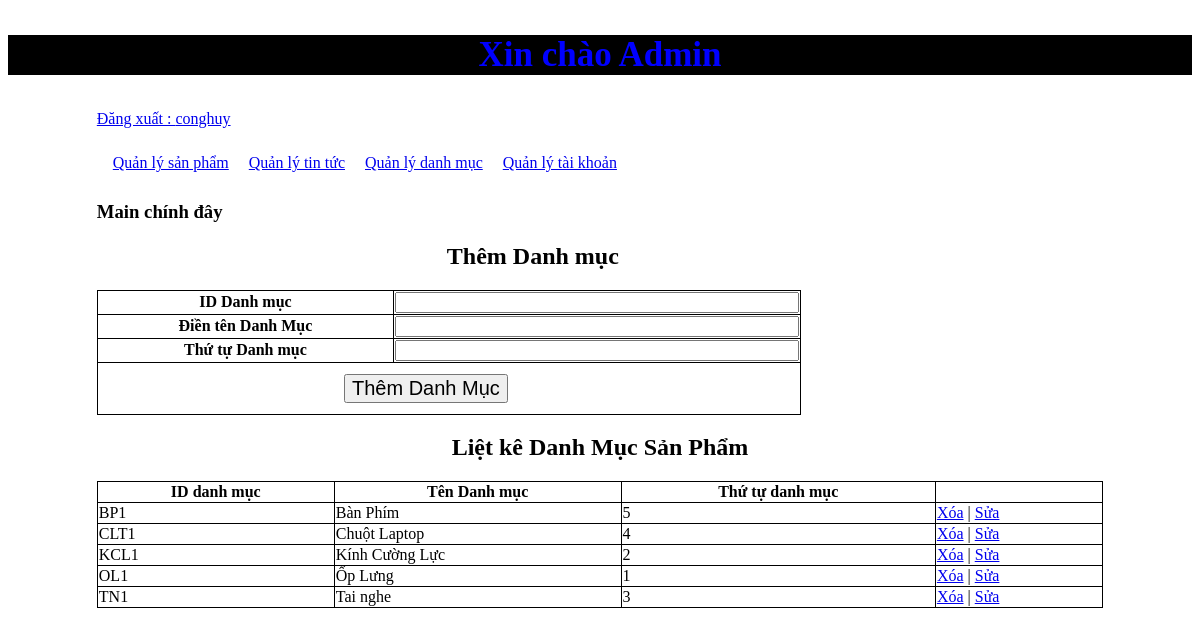
The app's page /admincp/index.php?action=quanlydanhmuc&query=them (signed in) with its own data.
### tables this page shows
CREATE TABLE `quanlydanhmuc` (
  `id_danhmuc` varchar(20) NOT NULL,
  `ten_danhmuc` varchar(100) NOT NULL,
  `thutu_danhmuc` int(100) NOT NULL
);

### admincp/modules/quanlydanhmuc/lietke.php (the view, shortened to what this page needs)
<?php
	$sql_lietke_danhmuc = "SELECT * FROM quanlydanhmuc ORDER BY id_danhmuc ASC";
	$query_lietke_danhmuc = mysqli_query($mysqli,$sql_lietke_danhmuc);
?>
<h2 style="text-align: center;">Liệt kê Danh Mục Sản Phẩm</h2>
<table style="width:100%; border-collapse: collapse;">
  <tr>
    <th>ID danh mục</th>
    <th>Tên Danh mục</th>
    <th>Thứ tự danh mục</th>
  </tr>
  <?php
  while ($row = mysqli_fetch_array($query_lietke_danhmuc)){
  ?>
  <tr>
    <td><?php echo $row['id_danhmuc'] ?></td>
    <td><?php echo $row['ten_danhmuc'] ?></td>
    <td><?php echo $row['thutu_danhmuc'] ?></td>
    <td><a href="modules/quanlydanhmuc/xuly.php?iddanhmuc=<?php echo $row['id_danhmuc'] ?>">Xóa</a>  |  <a href="?action=quanlydanhmuc&query=suadm&iddanhmuc=<?php echo $row['id_danhmuc'] ?>">Sửa</a></td>
  </tr>
  <?php
  }
  ?>
</table>

### admincp/modules/quanlydanhmuc/lietke.php (style rules this page uses)
table, th, td { border:1px solid black; }

### records on screen
quanlydanhmuc: id_danhmuc "BP1", ten_danhmuc "Bàn Phím", thutu_danhmuc "5"
quanlydanhmuc: id_danhmuc "CLT1", ten_danhmuc "Chuột Laptop", thutu_danhmuc "4"
quanlydanhmuc: id_danhmuc "KCL1", ten_danhmuc "Kính Cường Lực", thutu_danhmuc "2"
quanlydanhmuc: id_danhmuc "OL1", ten_danhmuc "Ốp Lưng", thutu_danhmuc "1"
quanlydanhmuc: id_danhmuc "TN1", ten_danhmuc "Tai nghe", thutu_danhmuc "3"

### other values on screen
$_SESSION['dangnhap'] "conghuy"
